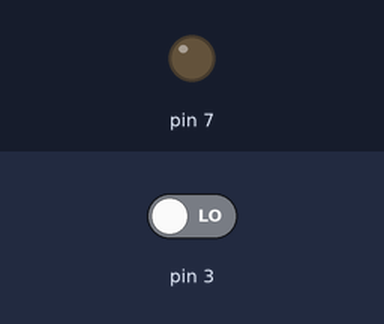
Bench run of a sketch on a simulated Arduino Uno, built with avr-gcc and run on an emulated ATmega328P. Parts: output pins drawn as LEDs (lit = HIGH). The inputs (shaded band) are chosen by the test bench; at power-on: pin 3 LOW.

Above: at 1.2 s.
1.3 s: pin 3 driven HIGH
At 2.6 s:
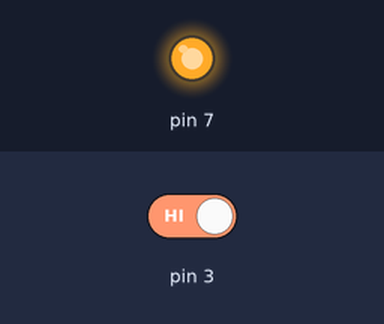
Timing chart, 0 to 4.3 s (numbered marks = the images above; inputs shaded):
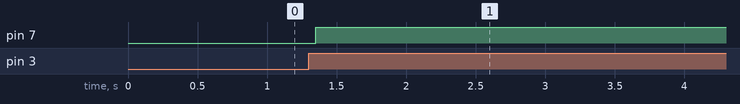

The sketch:

02-2.ino
```cpp
// ボタンを押すたびにLEDの点灯・消灯を切り替えるプログラム
bool isLEDActive = false;
bool lastState = LOW;

void setup() {
  pinMode(3, INPUT);
  pinMode(7, OUTPUT);
}

void loop() {
  if (digitalRead(3) == HIGH && lastState == LOW) {
    isLEDActive = !isLEDActive;
    delay(50); // チャタリング防止
  }

  lastState = digitalRead(3);

  if (isLEDActive) {
    digitalWrite(7, HIGH);
  } else {
    digitalWrite(7, LOW);
  }
}
```

Measured:
- after the input at 1.3 s, pin 7: LOW → HIGH after 0.05 s
